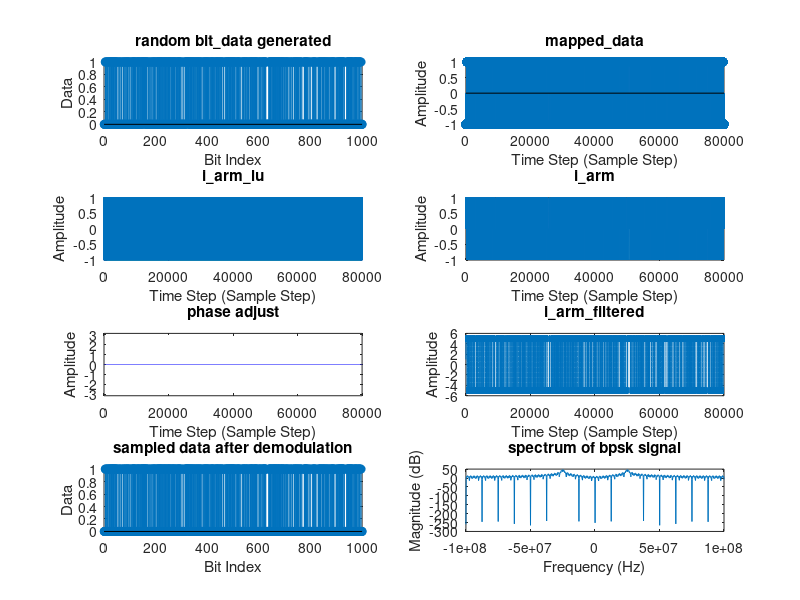

Recreate this plot in MATLAB.
% Written by Anderson Hsieh, 2025/01/01
% based off https://www.mathworks.com/matlabcentral/fileexchange/32956-costas-loop
% with modifications
% TODO : look into lpf integrator depth and the phase adjustment step

% ------------------------------------------------------------------------
% --------------------------Input Parameters------------------------------
% ------------------------------------------------------------------------
symbol_rate = 2500000;                      % symbol rate (symbol/second)
bits_per_symbol = 1;                        % bits/symbol, 1 for bpsk
bit_rate = bits_per_symbol*symbol_rate;     % bits per second
fs = 200000000;                             % sampling frequency
fc = 25000000;                              % carrier frequency
sps = fs / bit_rate;                        % samples per symbol
tx_phase_offset = 2*pi*rand;                % phase offset for testing
lpf_taps = 10;                              % depth of our integrator LPF
t = 0:(sps*1000-1);             % time vector, we want time to start at 0. 
                                % Each element of the vector is a time step, 
                                % not 1 second. if you really want to think 
                                % of it in terms of seconds, each time step
                                % would be 1/fs seconds.
                                % 1000 bits regardless of any other params

% ------------------------------------------------------------------------
% --------------------------Modulation------------------------------------
% ------------------------------------------------------------------------
% generate random data
bit_data = randi([0, 1], 1, length(t)/sps);

% map data to constellation 
mapped_data = repelem((2*bit_data-1), sps);  

% carrier signal with phase offset     
carrier = cos(2*pi*fc*t/fs + tx_phase_offset);            

% modulate the signal
bpsk_signal = mapped_data.*carrier;

% ------------------------------------------------------------------------
% --------------------------Demodulation----------------------------------
% ------------------------------------------------------------------------
N = length(bpsk_signal);  
phi = zeros(1,N);            % Phase vector of NCO ouptut
i_arm = zeros(1,N); 
q_arm = zeros(1,N);
i_arm_lu = zeros(1,N);
q_arm_lu = zeros(1,N);
i_arm_filtered = zeros(1,N);
q_arm_filtered = zeros(1,N);

for i = 1:N
    
    if i>1
        % The step in which phase is changed is pi*5*10*-5, 
        % it can be varied
        phi(i) = phi(i-1) - (5*10^-5)*pi*sign(i_arm_filtered(i-1)*q_arm_filtered(i-1));
    end
    i_arm_lu(i) = cos(2*pi*fc*t(i)/fs  + phi(i));
    q_arm_lu(i) = sin(2*pi*fc*t(i)/fs  + phi(i));
    i_arm(i) = bpsk_signal(i) * i_arm_lu(i);
    q_arm(i) = bpsk_signal(i) * q_arm_lu(i);

% -----------------------INTEGRATOR (used as LPF)-------------------------
    % summing previous 10 (Tc/Ts) values        
    for j = i-(lpf_taps-1):i
        if (j < 1)
            continue
        end
        i_arm_filtered(i) = i_arm_filtered(i) + i_arm(j);
        q_arm_filtered(i) = q_arm_filtered(i) + q_arm(j);
    end
%-------------------------------------------------------------------------  
end

% ------------------------------------------------------------------------
% ---------------------Resample Demodulated data--------------------------
% ------------------------------------------------------------------------
sample_offset = 39;
i = 1 + sample_offset;
index_counter = 1;
sampled_data = zeros(1,length(bit_data));
while (i < length(i_arm_filtered))
    % reverse the polarity when sampling
    % -1 -> 1
    %  1 -> 0
    sampled_data(index_counter) = (1-sign(i_arm_filtered(i)))/2;
    index_counter = index_counter + 1;
    i = i + sps;
end

% ------------------------------------------------------------------------
% -----------------------------Ploting------------------------------------
% ------------------------------------------------------------------------
subplot(4, 2, 1);
stem(bit_data, 'filled');
title('random bit\_data generated');
xlabel('Bit Index');
ylabel('Data');

subplot(4, 2, 2);
stem(mapped_data, 'filled');
title('mapped\_data');
xlabel('Time Step (Sample Step)');
ylabel('Amplitude');

subplot(4, 2, 3);
plot(t,i_arm_lu);
title('i\_arm\_lu');
xlabel('Time Step (Sample Step)');
ylabel('Amplitude');

subplot(4, 2, 4);
plot(t,i_arm);
title('i\_arm');
xlabel('Time Step (Sample Step)');
ylabel('Amplitude');

subplot(4, 2, 5);
plot(t,phi);
ylim([-pi pi]);
title('phase adjust');
xlabel('Time Step (Sample Step)');
ylabel('Amplitude');

subplot(4, 2, 6);
plot(t,i_arm_filtered);
title('i\_arm\_filtered');
xlabel('Time Step (Sample Step)');
ylabel('Amplitude');

subplot(4, 2, 7);
stem(sampled_data, 'filled');
title('sampled data after demodulation');
xlabel('Bit Index');
ylabel('Data');

% compare sampled data with original data
comparison_result = zeros(1,length(bit_data));
for i = 1:length(bit_data)
    % 0 for mismatch
    comparison_result(i) = bit_data(i) == sampled_data(i);
end

%subplot(4, 2, 8);
%plot(comparison_result);
%title('comparison orignal data and sampled data');
%xlabel('0 for mismatch');
%ylabel('index');

nfft = 1024; % FFT size
frequencies = linspace(-fs/2, fs/2, nfft);
rf_spectrum = fftshift(abs(fft(bpsk_signal, nfft)));
subplot(4, 2, 8);
plot(frequencies, 20*log10(rf_spectrum));
title('spectrum of bpsk signal');
xlabel('Frequency (Hz)');
ylabel('Magnitude (dB)');

disp(['carrier phase offset at trasmitter side : ',...
    num2str(tx_phase_offset), ' rad/s']);
phase = phi(end);
disp(['final phase adjustment : ', num2str(phase), ' rad/s']);
disp(['number of data points: ', int2str(length(bit_data))]);
disp(['there are ', int2str(sum(comparison_result == 0)), ...
    ' mismatch between original data and sampled data, preamble not included in this simulation'])